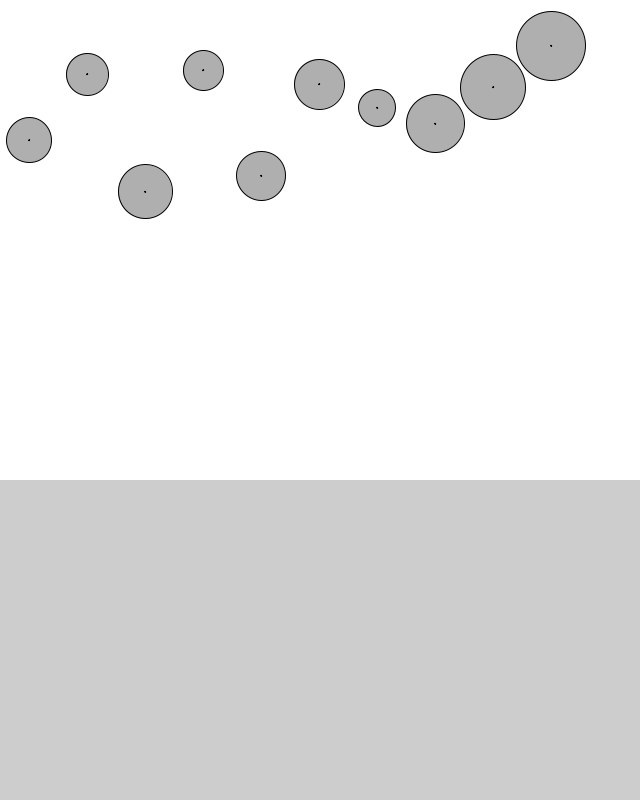
Frame 1 (no input)
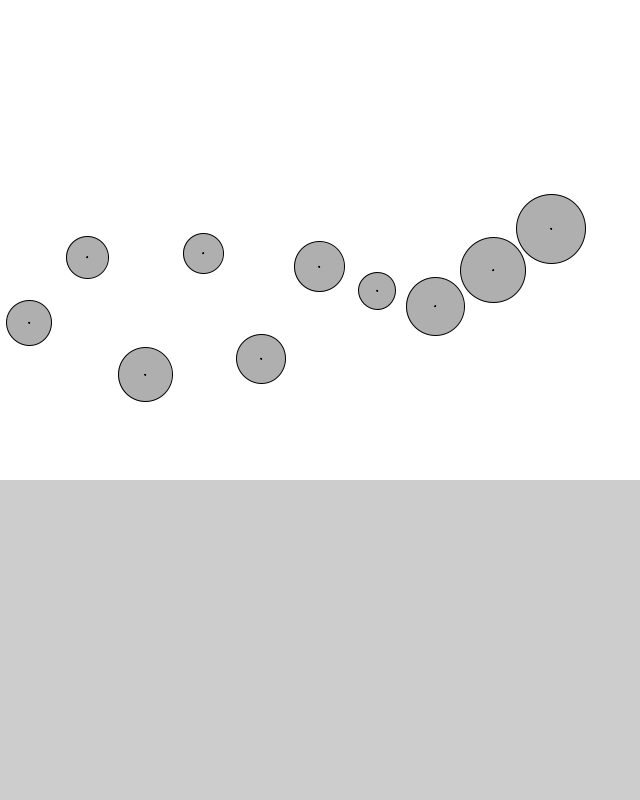
Frame 60 (the mouse pressed at the canvas centre just before this capture)
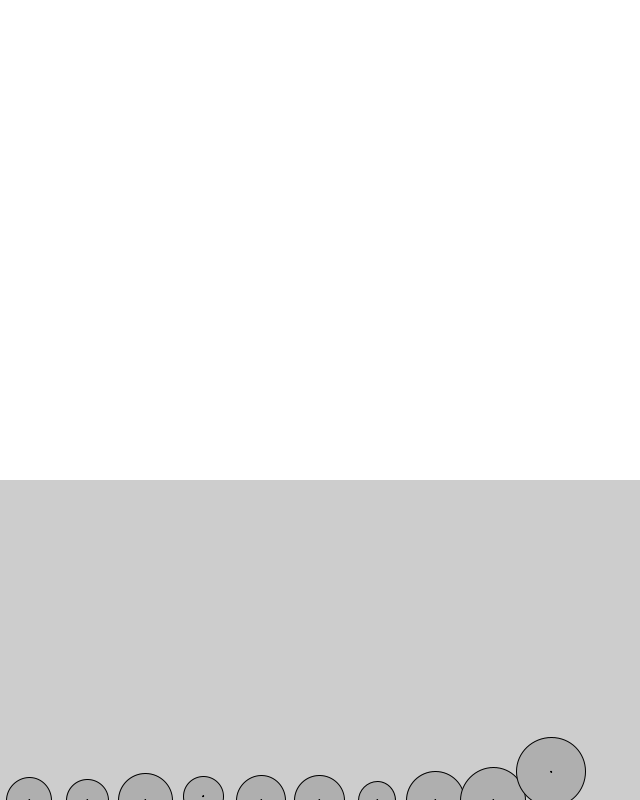
Frame 120 (the mouse held since frame 60 and released just before this capture)

The Processing sketch that drew these frames (run headless with seeded random() and noise(); from frame 60 on, the mouse is pressed at the canvas centre):

// Processing sketch: Noc02_04ex2_5_Drag
// ── Noc02_04ex2_5_Drag.pde
// Nature of Code - Page 82 Onwards. Incorporating friction into the ball bouncing sim.


import java.util.Random;

final int MaxBalls = 10;
final int RepulsionRange = 60;
final float FrictionCoefficient = 0.1;

Ball[] balls = new Ball[MaxBalls];
Random generator = new Random();
Fluid fluid;

void setup() {
  size(640, 800);
  frameRate(60);
  createFluid();
  createTheBalls();
}

void createFluid() {
  int fluidHeight = 2*height/5;
  fluid = new Fluid(0.1, 0, height-fluidHeight, width, fluidHeight);
}

void draw() {
  //fadeBackground();
  background(255);
  
  fluid.draw();
  updateTheBalls();

  //drawHelpText();
}

void updateTheBalls() {
  for (int i = 0; i < balls.length; i++) {
    Ball ball = balls[i];
    ball.update();
    ball.display();
  }
}

void drawHelpText() {
  fill(0);
  textSize(14);
  text("Left MB = add a friction well. SHIFT LMB = Propel. Right MB = remove a friction well", 0, 15);
}

void createTheBalls() {
  int gap = width/(balls.length+1);
  int ballX = gap/2;
  for (int i = 0; i < balls.length; i++) {
    Ball b = new Ball(generator, ballX);
    balls[i] = b;
    ballX += gap;
  }
}

void drawFullWidthLine(int x) {
  line(0, x, width, x);
}
// ── Ball.pde
// Based on code samples in Nature of Code by Daniel Shiffman

class Ball extends Mover {
  Random generator;
  final float BallMassMean = 3;
  final float BallMassStdDeviation = 0.6;
  int xStart;
  
  Ball(Random generator, int x) {
    super();
    this.xStart = x;
    this.generator = generator;
    reset();
  }

  void reset() {    
    velocity = new PVector(0, 0);
    location = new PVector(xStart, random(30,200));
    mass = BallMassMean + (float)(generator.nextGaussian()*BallMassStdDeviation);
  }

  void update() {
    applyForces();
    super.update();
    checkEdges();
  }

  void applyForces() {
    // gravity is proportional to mass
    PVector gravity = new PVector(0, 0.1*mass);
    applyForce(gravity);
  }
  
  void checkEdges() {
    if (location.x > width) {
      location.x = 0;
    } else if (location.x < 0) {
      location.x = width;
    }
    
    if (location.y > height) {
      location.y = height;
    }
  }
}
// ── Fluid.pde
// Fluid will be a source of drag

class Fluid {
  float dragCoefficient;
  int fromX, fromY;
  int fluidWidth, fluidHeight;
  
  Fluid(float dragCoef, int fromX, int fromY, int w, int h) {
    this.dragCoefficient = dragCoef;
    this.fromX = fromX;
    this.fromY = fromY;
    this.fluidWidth = w;
    this.fluidHeight = h;
  }
  
  void draw() {
    fill(0,50);
    noStroke();
    rect(fromX, fromY, fluidWidth, fluidHeight);
  }
  
  void contains(PVector pt) {
    
  }
}
// ── Geometry.pde
class Line {
  PVector origin;
  PVector direction;
  
  Line(PVector origin, PVector direction) {
    this.origin = origin;
    this.direction = direction.copy();
    this.direction.normalize();
  }
  
  PVector pointAt(float distance) {
    PVector result = direction.copy();
    result.mult(distance);
    result.add(origin);
    return result;
  }
}

class Circle {
  PVector center;
  float radius;
  
  Circle(PVector center, float radius) {
    this.center = center;
    this.radius = radius;
  }
  
  boolean contains(PVector point) {
    return PVector.sub(center,point).mag() < radius;
  }
}

static class Geometry {
  final static float ZERO_TOL = 0.0001;
  
  static PVector[] getPointsWhereLineIntersectsCircle(Line line, Circle circle) {
    // based on https://en.wikipedia.org/wiki/Line%E2%80%93sphere_intersection
    // lineDirection assumed to be normalised.
    // if line does not intersect, circleCentre is returned as the intersection point.
    
    PVector[] result = new PVector[2];
    
    PVector vO_C = PVector.sub(line.origin, circle.center);
    float ldotO_C = line.direction.dot(vO_C);
    float magO_C = vO_C.mag();
    float sq = (ldotO_C*ldotO_C) - (magO_C*magO_C) + (circle.radius*circle.radius);
    if (sq < -ZERO_TOL) {
      // no solution
      result[0] = result[1] = circle.center;
      return result;
    }
    
    float sqroot = sqrt(sq);
    result[0] = line.pointAt(-ldotO_C-sqroot);
    
    if (sq < ZERO_TOL) {
      // one solution
      result[1] = result[0];
    } else {
      result[1] = line.pointAt(-ldotO_C+sqroot);
    }
    
    return result;
  }
}
// ── Mover.pde
// Based on code samples in Nature of Code by Daniel Shiffman

class Mover {
  PVector location;
  PVector velocity;
  PVector acceleration;

  float mass;
  final int DisplayScale = 16;
  final private int DefaultMass = 1;
  
  Mover() {
    location = new PVector(0, 0);
    velocity = new PVector(0, 0);
    acceleration = new PVector(0, 0);
    mass = DefaultMass;
  }

  void update() {
    velocity.add(acceleration);
    location.add(velocity);
    
    resetAcceleration();
  }
  
  void display() {
    stroke(0);
    fill(175);
    int drawSize = (int)(mass*DisplayScale);
    ellipse(location.x, location.y, drawSize, drawSize);
    ellipse(location.x, location.y, 1, 1);
  }
  
  void applyForce(PVector force)
  {
    acceleration.add(PVector.div(force,mass));
  }
  
  void resetAcceleration() {
    acceleration.mult(0);
  }
  
  
  void applyFriction(float coefficient) {
    if (abs(coefficient) < 0.001) return;
    
    PVector friction = velocity.copy();
    // For now we're assuming friction applies in every direction equally.
    friction.mult(-1);
    friction.normalize();
    friction.mult(coefficient);
    
    applyForce(friction);
  }
}
